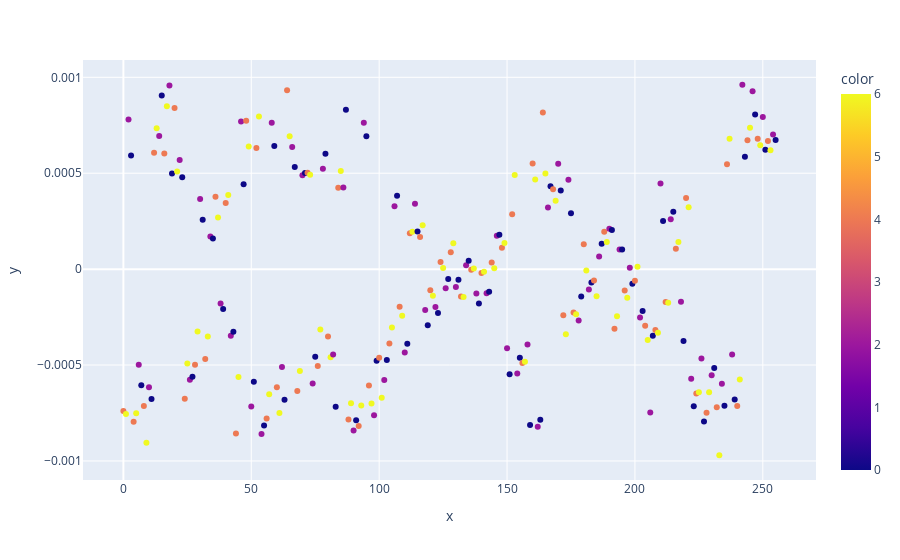

Source (notebook cell):
### Markdown cell above
### Conclusion is the spread of XY_power_sum is grouped by PR switch combinations.

### Code cell
px.scatter(y = df['XY_power_imbalance_E'], color = 2 * (df['P'] + 1) + 1 + df['R'])

### Figure 1 — Plotly figure (JSON) as saved in the notebook; plotly's stock layout.template omitted (floating-point values rounded to 4 significant figures; data arrays with more than 128 entries replaced by an {"elided": "..."} marker saying what was removed)
{"data": [{"hovertemplate": "x=%{x}<br>y=%{y}<br>color=%{marker.color}<extra></extra>", "legendgroup": "", "marker": {"color": {"elided": "256 int values"}, "coloraxis": "coloraxis", "symbol": "circle"}, "mode": "markers", "name": "", "orientation": "v", "showlegend": false, "type": "scatter", "x": {"elided": "256 int values"}, "xaxis": "x", "y": {"elided": "256 float values"}, "yaxis": "y"}], "layout": {"coloraxis": {"colorbar": {"title": {"text": "color"}}, "colorscale": [[0, "#0d0887"], [0.1111, "#46039f"], [0.2222, "#7201a8"], [0.3333, "#9c179e"], [0.4444, "#bd3786"], [0.5556, "#d8576b"], [0.6667, "#ed7953"], [0.7778, "#fb9f3a"], [0.8889, "#fdca26"], [1, "#f0f921"]]}, "legend": {"tracegroupgap": 0}, "margin": {"t": 60}, "xaxis": {"anchor": "y", "domain": [0, 1], "title": {"text": "x"}}, "yaxis": {"anchor": "x", "domain": [0, 1], "title": {"text": "y"}}}}
